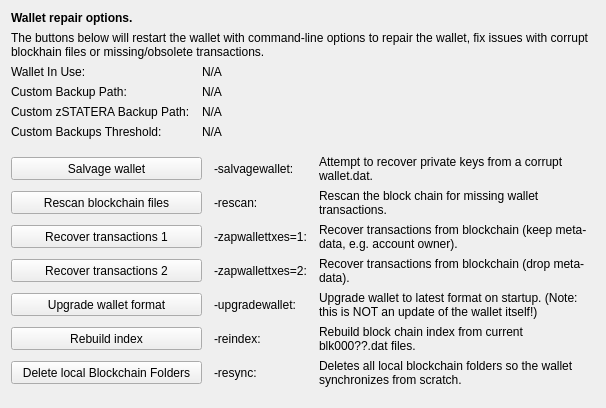
     <widget class="QWidget" name="tab_repair">
      <attribute name="title">
       <string>&amp;Wallet Repair</string>
      </attribute>
      <layout class="QGridLayout" name="gridLayout_4" columnstretch="0,0,0,0">
       <property name="horizontalSpacing">
        <number>12</number>
       </property>
       <item row="0" column="0" colspan="4">
        <widget class="QLabel" name="label_repair_header">
         <property name="font">
          <font>
           <weight>75</weight>
           <bold>true</bold>
          </font>
         </property>
         <property name="text">
          <string>Wallet repair options.</string>
         </property>
        </widget>
       </item>
       <item row="1" column="0" colspan="4">
        <widget class="QLabel" name="label_repair_helptext">
         <property name="font">
          <font>
           <weight>50</weight>
           <bold>false</bold>
          </font>
         </property>
         <property name="text">
          <string>The buttons below will restart the wallet with command-line options to repair the wallet, fix issues with corrupt blockhain files or missing/obsolete transactions.</string>
         </property>
         <property name="wordWrap">
          <bool>true</bool>
         </property>
        </widget>
       </item>
       <item row="2" column="0">
        <widget class="QLabel" name="wallet_path_label">
         <property name="text">
          <string>Wallet In Use:</string>
         </property>
        </widget>
       </item>
       <item row="2" column="1" colspan="3">
        <widget class="QLabel" name="wallet_path">
         <property name="cursor">
          <cursorShape>IBeamCursor</cursorShape>
         </property>
         <property name="text">
          <string>N/A</string>
         </property>
         <property name="textFormat">
          <enum>Qt::PlainText</enum>
         </property>
         <property name="textInteractionFlags">
          <set>Qt::LinksAccessibleByMouse|Qt::TextSelectableByKeyboard|Qt::TextSelectableByMouse</set>
         </property>
        </widget>
       </item>
       <item row="3" column="0">
        <widget class="QLabel" name="wallet_custombackuppath_label">
         <property name="text">
          <string>Custom Backup Path:</string>
         </property>
         <property name="visible">
          <bool>false</bool>
         </property>
        </widget>
       </item>
       <item row="3" column="1" colspan="3">
        <widget class="QLabel" name="wallet_custombackuppath">
         <property name="cursor">
          <cursorShape>IBeamCursor</cursorShape>
         </property>
         <property name="text">
          <string>N/A</string>
         </property>
         <property name="textFormat">
          <enum>Qt::PlainText</enum>
         </property>
         <property name="textInteractionFlags">
          <set>Qt::LinksAccessibleByMouse|Qt::TextSelectableByKeyboard|Qt::TextSelectableByMouse</set>
         </property>
         <property name="visible">
          <bool>false</bool>
         </property>
        </widget>
       </item>
       <item row="4" column="0">
        <widget class="QLabel" name="wallet_customzstaterabackuppath_label">
         <property name="text">
          <string>Custom zSTATERA Backup Path:</string>
         </property>
         <property name="visible">
          <bool>false</bool>
         </property>
        </widget>
       </item>
       <item row="4" column="1" colspan="3">
        <widget class="QLabel" name="wallet_customzstaterabackuppath">
         <property name="cursor">
          <cursorShape>IBeamCursor</cursorShape>
         </property>
         <property name="text">
          <string>N/A</string>
         </property>
         <property name="textFormat">
          <enum>Qt::PlainText</enum>
         </property>
         <property name="textInteractionFlags">
          <set>Qt::LinksAccessibleByMouse|Qt::TextSelectableByKeyboard|Qt::TextSelectableByMouse</set>
         </property>
         <property name="visible">
          <bool>false</bool>
         </property>
        </widget>
       </item>
       <item row="5" column="0">
        <widget class="QLabel" name="wallet_custombackupthreshold_label">
         <property name="text">
          <string>Custom Backups Threshold:</string>
         </property>
         <property name="visible">
          <bool>false</bool>
         </property>
        </widget>
       </item>
       <item row="5" column="1" colspan="3">
        <widget class="QLabel" name="wallet_custombackupthreshold">
         <property name="cursor">
          <cursorShape>IBeamCursor</cursorShape>
         </property>
         <property name="text">
          <string>N/A</string>
         </property>
         <property name="textFormat">
          <enum>Qt::PlainText</enum>
         </property>
         <property name="textInteractionFlags">
          <set>Qt::LinksAccessibleByMouse|Qt::TextSelectableByKeyboard|Qt::TextSelectableByMouse</set>
         </property>
         <property name="visible">
          <bool>false</bool>
         </property>
        </widget>
       </item>
       <item row="6" column="0">
        <spacer name="verticalSpacer_repair1">
         <property name="orientation">
          <enum>Qt::Vertical</enum>
         </property>
         <property name="sizeHint" stdset="0">
          <size>
           <width>10</width>
           <height>10</height>
          </size>
         </property>
        </spacer>
       </item>
       <item row="7" column="0" colspan="2">
        <widget class="QPushButton" name="btn_salvagewallet">
         <property name="minimumSize">
          <size>
           <width>100</width>
           <height>23</height>
          </size>
         </property>
         <property name="text">
          <string>Salvage wallet</string>
         </property>
        </widget>
       </item>
       <item row="7" column="2">
        <widget class="QLabel" name="label_repair_salvage_command">
         <property name="text">
          <string notr="true">-salvagewallet:</string>
         </property>
        </widget>
       </item>
       <item row="7" column="3">
        <widget class="QLabel" name="label_repair_salvage">
         <property name="text">
          <string>Attempt to recover private keys from a corrupt wallet.dat.</string>
         </property>
         <property name="wordWrap">
          <bool>true</bool>
         </property>
        </widget>
       </item>
       <item row="8" column="0" colspan="2">
        <widget class="QPushButton" name="btn_rescan">
         <property name="minimumSize">
          <size>
           <width>100</width>
           <height>23</height>
          </size>
         </property>
         <property name="text">
          <string>Rescan blockchain files</string>
         </property>
        </widget>
       </item>
       <item row="8" column="2">
        <widget class="QLabel" name="label_repair_rescan_command">
         <property name="text">
          <string notr="true">-rescan:</string>
         </property>
        </widget>
       </item>
       <item row="8" column="3">
        <widget class="QLabel" name="label_repair_rescan">
         <property name="text">
          <string>Rescan the block chain for missing wallet transactions.</string>
         </property>
         <property name="wordWrap">
          <bool>true</bool>
         </property>
        </widget>
       </item>
       <item row="9" column="0" colspan="2">
        <widget class="QPushButton" name="btn_zapwallettxes1">
         <property name="minimumSize">
          <size>
           <width>100</width>
           <height>23</height>
          </size>
         </property>
         <property name="text">
          <string>Recover transactions 1</string>
         </property>
        </widget>
       </item>
       <item row="9" column="2">
        <widget class="QLabel" name="label_repair_zap1_command">
         <property name="text">
          <string notr="true">-zapwallettxes=1:</string>
         </property>
        </widget>
       </item>
       <item row="9" column="3">
        <widget class="QLabel" name="label_repair_zap1">
         <property name="text">
          <string>Recover transactions from blockchain (keep meta-data, e.g. account owner).</string>
         </property>
         <property name="wordWrap">
          <bool>true</bool>
         </property>
        </widget>
       </item>
       <item row="10" column="0" colspan="2">
        <widget class="QPushButton" name="btn_zapwallettxes2">
         <property name="minimumSize">
          <size>
           <width>100</width>
           <height>23</height>
          </size>
         </property>
         <property name="text">
          <string>Recover transactions 2</string>
         </property>
        </widget>
       </item>
       <item row="10" column="2">
        <widget class="QLabel" name="label_repair_zap2_command">
         <property name="text">
          <string notr="true">-zapwallettxes=2:</string>
         </property>
        </widget>
       </item>
       <item row="10" column="3">
        <widget class="QLabel" name="label_repair_zap2">
         <property name="text">
          <string>Recover transactions from blockchain (drop meta-data).</string>
         </property>
         <property name="wordWrap">
          <bool>true</bool>
         </property>
        </widget>
       </item>
       <item row="11" column="0" colspan="2">
        <widget class="QPushButton" name="btn_upgradewallet">
         <property name="minimumSize">
          <size>
           <width>100</width>
           <height>23</height>
          </size>
         </property>
         <property name="text">
          <string>Upgrade wallet format</string>
         </property>
        </widget>
       </item>
       <item row="11" column="2">
        <widget class="QLabel" name="label_repair_upgrade_command">
         <property name="text">
          <string notr="true">-upgradewallet:</string>
         </property>
        </widget>
       </item>
       <item row="11" column="3">
        <widget class="QLabel" name="label_repair_upgrade">
         <property name="text">
          <string>Upgrade wallet to latest format on startup. (Note: this is NOT an update of the wallet itself!)</string>
         </property>
         <property name="wordWrap">
          <bool>true</bool>
         </property>
        </widget>
       </item>
       <item row="12" column="0" colspan="2">
        <widget class="QPushButton" name="btn_reindex">
         <property name="minimumSize">
          <size>
           <width>100</width>
           <height>23</height>
          </size>
         </property>
         <property name="text">
          <string>Rebuild index</string>
         </property>
        </widget>
       </item>
       <item row="12" column="2">
        <widget class="QLabel" name="label_repair_reindex_command">
         <property name="text">
          <string notr="true">-reindex:</string>
         </property>
        </widget>
       </item>
       <item row="12" column="3">
        <widget class="QLabel" name="label_repair_reindex">
         <property name="text">
          <string>Rebuild block chain index from current blk000??.dat files.</string>
         </property>
         <property name="wordWrap">
          <bool>true</bool>
         </property>
        </widget>
       </item>
       <item row="13" column="0" colspan="2">
        <widget class="QPushButton" name="btn_resync">
         <property name="minimumSize">
          <size>
           <width>100</width>
           <height>23</height>
          </size>
         </property>
         <property name="text">
          <string>Delete local Blockchain Folders</string>
         </property>
        </widget>
       </item>
       <item row="13" column="2">
        <widget class="QLabel" name="label_repair_resync_command">
         <property name="text">
          <string>-resync:</string>
         </property>
        </widget>
       </item>
       <item row="13" column="3">
        <widget class="QLabel" name="label_repair_resync">
         <property name="text">
          <string>Deletes all local blockchain folders so the wallet synchronizes from scratch.</string>
         </property>
         <property name="wordWrap">
          <bool>true</bool>
         </property>
        </widget>
       </item>
       <item row="14" column="0">
        <spacer name="verticalSpacer_repair2">
         <property name="orientation">
          <enum>Qt::Vertical</enum>
         </property>
         <property name="sizeHint" stdset="0">
          <size>
           <width>20</width>
           <height>10</height>
          </size>
         </property>
        </spacer>
       </item>
      </layout>
     </widget>
